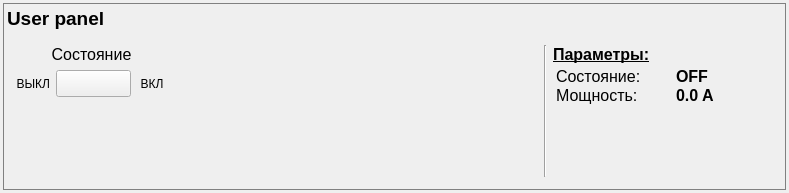
<?xml version="1.0" encoding="UTF-8"?>
<ui version="4.0">
 <class>user_panel</class>
 <widget class="QWidget" name="user_panel">
  <property name="geometry">
   <rect>
    <x>0</x>
    <y>0</y>
    <width>789</width>
    <height>193</height>
   </rect>
  </property>
  <property name="windowTitle">
   <string>Form</string>
  </property>
  <layout class="QVBoxLayout" name="verticalLayout_2">
   <property name="leftMargin">
    <number>3</number>
   </property>
   <property name="topMargin">
    <number>3</number>
   </property>
   <property name="rightMargin">
    <number>3</number>
   </property>
   <property name="bottomMargin">
    <number>3</number>
   </property>
   <item>
    <widget class="QGroupBox" name="groupBox">
     <property name="styleSheet">
      <string notr="true">QGroupBox {
    background-color: qlineargradient(x1: 0, y1: 0, x2: 0, y2: 1,
                                      stop: 0 #ffffff, stop: 1 #FFFFFF);
    border: 1px solid gray;
    margin-top: 1ex; /* leave space at the top for the title */
}</string>
     </property>
     <property name="title">
      <string/>
     </property>
     <layout class="QVBoxLayout" name="verticalLayout_5">
      <property name="leftMargin">
       <number>3</number>
      </property>
      <property name="topMargin">
       <number>3</number>
      </property>
      <property name="rightMargin">
       <number>3</number>
      </property>
      <property name="bottomMargin">
       <number>3</number>
      </property>
      <item>
       <layout class="QHBoxLayout" name="horizontalLayout_11">
        <item>
         <widget class="QLabel" name="laser_name_label">
          <property name="font">
           <font>
            <pointsize>14</pointsize>
            <bold>true</bold>
           </font>
          </property>
          <property name="text">
           <string>User panel</string>
          </property>
         </widget>
        </item>
        <item>
         <spacer name="horizontalSpacer_14">
          <property name="orientation">
           <enum>Qt::Horizontal</enum>
          </property>
          <property name="sizeHint" stdset="0">
           <size>
            <width>40</width>
            <height>20</height>
           </size>
          </property>
         </spacer>
        </item>
       </layout>
      </item>
      <item>
       <widget class="QWidget" name="cw_widget" native="true">
        <property name="enabled">
         <bool>true</bool>
        </property>
        <property name="sizePolicy">
         <sizepolicy hsizetype="Preferred" vsizetype="Minimum">
          <horstretch>0</horstretch>
          <verstretch>0</verstretch>
         </sizepolicy>
        </property>
        <property name="maximumSize">
         <size>
          <width>16777215</width>
          <height>16777215</height>
         </size>
        </property>
        <property name="styleSheet">
         <string notr="true"/>
        </property>
        <layout class="QHBoxLayout" name="horizontalLayout">
         <item>
          <layout class="QVBoxLayout" name="verticalLayout_3">
           <item>
            <layout class="QHBoxLayout" name="horizontalLayout_2">
             <item>
              <layout class="QVBoxLayout" name="verticalLayout">
               <item>
                <widget class="QLabel" name="label_10">
                 <property name="sizePolicy">
                  <sizepolicy hsizetype="Preferred" vsizetype="Preferred">
                   <horstretch>0</horstretch>
                   <verstretch>0</verstretch>
                  </sizepolicy>
                 </property>
                 <property name="minimumSize">
                  <size>
                   <width>150</width>
                   <height>0</height>
                  </size>
                 </property>
                 <property name="font">
                  <font>
                   <pointsize>12</pointsize>
                  </font>
                 </property>
                 <property name="text">
                  <string>Состояние</string>
                 </property>
                 <property name="alignment">
                  <set>Qt::AlignCenter</set>
                 </property>
                </widget>
               </item>
               <item>
                <layout class="QHBoxLayout" name="horizontalLayout_23">
                 <item>
                  <widget class="QLabel" name="label_21">
                   <property name="sizePolicy">
                    <sizepolicy hsizetype="Fixed" vsizetype="Preferred">
                     <horstretch>0</horstretch>
                     <verstretch>0</verstretch>
                    </sizepolicy>
                   </property>
                   <property name="minimumSize">
                    <size>
                     <width>30</width>
                     <height>25</height>
                    </size>
                   </property>
                   <property name="maximumSize">
                    <size>
                     <width>16777215</width>
                     <height>25</height>
                    </size>
                   </property>
                   <property name="text">
                    <string>ВЫКЛ</string>
                   </property>
                   <property name="alignment">
                    <set>Qt::AlignRight|Qt::AlignTrailing|Qt::AlignVCenter</set>
                   </property>
                  </widget>
                 </item>
                 <item>
                  <widget class="QPushButton" name="on_off_button">
                   <property name="enabled">
                    <bool>true</bool>
                   </property>
                   <property name="minimumSize">
                    <size>
                     <width>75</width>
                     <height>27</height>
                    </size>
                   </property>
                   <property name="maximumSize">
                    <size>
                     <width>75</width>
                     <height>27</height>
                    </size>
                   </property>
                   <property name="font">
                    <font>
                     <pointsize>10</pointsize>
                    </font>
                   </property>
                   <property name="focusPolicy">
                    <enum>Qt::NoFocus</enum>
                   </property>
                   <property name="styleSheet">
                    <string notr="true">QPushButton {
	border-image: url(:/images/images/switch_btn_off_80x25.png);
}

QPushButton::hover {
	border-image: url(:/images/images/switch_btn_off_hover_80x25.png);
}

QPushButton::checked  {	
	border-image: url(:/images/images/switch_btn_on_108x25.png);
}

QPushButton::hover:checked  {	
	border-image: url(:/images/images/switch_btn_on_hover_108x25.png);
}

QPushButton::checked:disabled  {	
	border-image: url(:/images/images/switch_btn_on_disabled_108x25.png);
}

QPushButton::disabled  {
	border-image: url(:/images/images/switch_btn_off_disabled_108x25.png);
}</string>
                   </property>
                   <property name="text">
                    <string/>
                   </property>
                   <property name="checkable">
                    <bool>true</bool>
                   </property>
                  </widget>
                 </item>
                 <item>
                  <widget class="QLabel" name="label_22">
                   <property name="sizePolicy">
                    <sizepolicy hsizetype="Fixed" vsizetype="Preferred">
                     <horstretch>0</horstretch>
                     <verstretch>0</verstretch>
                    </sizepolicy>
                   </property>
                   <property name="minimumSize">
                    <size>
                     <width>30</width>
                     <height>25</height>
                    </size>
                   </property>
                   <property name="maximumSize">
                    <size>
                     <width>16777215</width>
                     <height>25</height>
                    </size>
                   </property>
                   <property name="text">
                    <string>ВКЛ</string>
                   </property>
                   <property name="alignment">
                    <set>Qt::AlignCenter</set>
                   </property>
                  </widget>
                 </item>
                </layout>
               </item>
              </layout>
             </item>
            </layout>
           </item>
           <item>
            <spacer name="verticalSpacer_3">
             <property name="orientation">
              <enum>Qt::Vertical</enum>
             </property>
             <property name="sizeHint" stdset="0">
              <size>
               <width>20</width>
               <height>40</height>
              </size>
             </property>
            </spacer>
           </item>
          </layout>
         </item>
         <item>
          <spacer name="horizontalSpacer">
           <property name="orientation">
            <enum>Qt::Horizontal</enum>
           </property>
           <property name="sizeHint" stdset="0">
            <size>
             <width>40</width>
             <height>20</height>
            </size>
           </property>
          </spacer>
         </item>
         <item>
          <widget class="Line" name="line_5">
           <property name="orientation">
            <enum>Qt::Vertical</enum>
           </property>
          </widget>
         </item>
         <item>
          <layout class="QVBoxLayout" name="verticalLayout_16">
           <property name="spacing">
            <number>0</number>
           </property>
           <item>
            <widget class="QLabel" name="label_11">
             <property name="sizePolicy">
              <sizepolicy hsizetype="Preferred" vsizetype="Fixed">
               <horstretch>0</horstretch>
               <verstretch>0</verstretch>
              </sizepolicy>
             </property>
             <property name="minimumSize">
              <size>
               <width>220</width>
               <height>0</height>
              </size>
             </property>
             <property name="maximumSize">
              <size>
               <width>220</width>
               <height>16777215</height>
              </size>
             </property>
             <property name="font">
              <font>
               <pointsize>12</pointsize>
               <bold>true</bold>
               <underline>true</underline>
               <kerning>true</kerning>
              </font>
             </property>
             <property name="text">
              <string>Параметры:</string>
             </property>
            </widget>
           </item>
           <item>
            <layout class="QFormLayout" name="formLayout_2">
             <property name="leftMargin">
              <number>3</number>
             </property>
             <property name="topMargin">
              <number>3</number>
             </property>
             <property name="rightMargin">
              <number>3</number>
             </property>
             <property name="bottomMargin">
              <number>3</number>
             </property>
             <item row="0" column="0">
              <widget class="QLabel" name="label_28">
               <property name="minimumSize">
                <size>
                 <width>120</width>
                 <height>0</height>
                </size>
               </property>
               <property name="maximumSize">
                <size>
                 <width>120</width>
                 <height>16777215</height>
                </size>
               </property>
               <property name="font">
                <font>
                 <family>Arial</family>
                 <pointsize>12</pointsize>
                </font>
               </property>
               <property name="text">
                <string>Состояние:</string>
               </property>
              </widget>
             </item>
             <item row="0" column="1">
              <widget class="QLabel" name="power_state_label">
               <property name="minimumSize">
                <size>
                 <width>80</width>
                 <height>0</height>
                </size>
               </property>
               <property name="maximumSize">
                <size>
                 <width>80</width>
                 <height>16777215</height>
                </size>
               </property>
               <property name="font">
                <font>
                 <family>Arial</family>
                 <pointsize>12</pointsize>
                 <bold>true</bold>
                </font>
               </property>
               <property name="text">
                <string>OFF</string>
               </property>
              </widget>
             </item>
             <item row="1" column="0">
              <widget class="QLabel" name="label_31">
               <property name="minimumSize">
                <size>
                 <width>120</width>
                 <height>0</height>
                </size>
               </property>
               <property name="maximumSize">
                <size>
                 <width>120</width>
                 <height>16777215</height>
                </size>
               </property>
               <property name="font">
                <font>
                 <family>Arial</family>
                 <pointsize>12</pointsize>
                </font>
               </property>
               <property name="text">
                <string>Мощность:</string>
               </property>
              </widget>
             </item>
             <item row="1" column="1">
              <widget class="QLabel" name="current_ld_label">
               <property name="minimumSize">
                <size>
                 <width>80</width>
                 <height>0</height>
                </size>
               </property>
               <property name="maximumSize">
                <size>
                 <width>80</width>
                 <height>16777215</height>
                </size>
               </property>
               <property name="font">
                <font>
                 <family>Arial</family>
                 <pointsize>12</pointsize>
                 <bold>true</bold>
                </font>
               </property>
               <property name="text">
                <string>0.0 A</string>
               </property>
              </widget>
             </item>
            </layout>
           </item>
          </layout>
         </item>
        </layout>
       </widget>
      </item>
     </layout>
    </widget>
   </item>
  </layout>
 </widget>
 <resources/>
 <connections/>
</ui>
